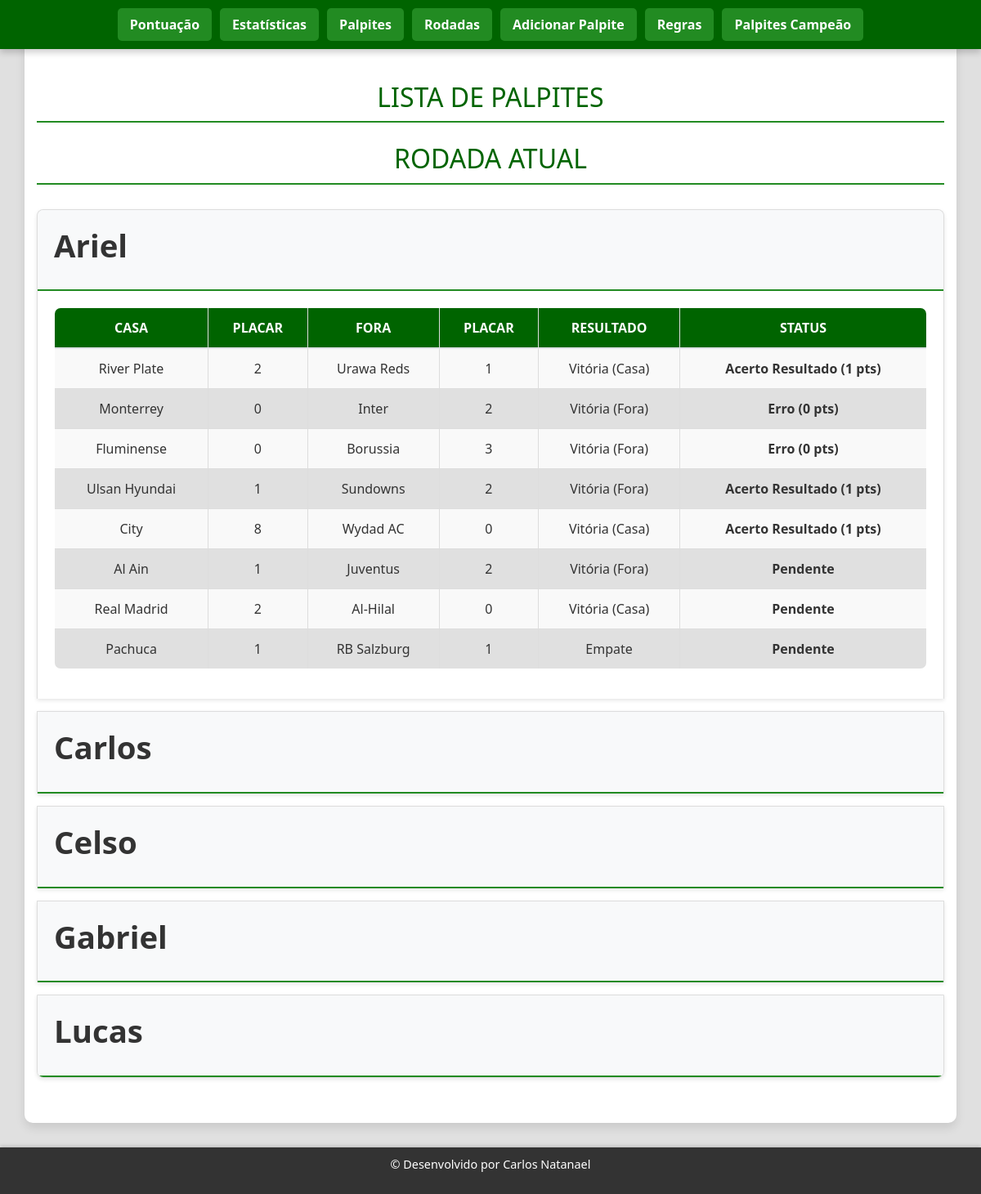
Screenshot of /palpites with the database file from the repository.
### tables this page shows
CREATE TABLE palpites (
        id INTEGER PRIMARY KEY AUTOINCREMENT,
        nome TEXT,
        rodada INTEGER,
        game_id INTEGER,
        time1 TEXT,
        time2 TEXT,
        gol_time1 INTEGER,
        gol_time2 INTEGER,
        resultado TEXT,
        status TEXT
    );

### app.py (the view)
@app.route('/palpites')
def exibir_palpites():
    conn = get_db_connection()
    rodada_param = request.args.get('rodada', type=int)
    rodada_para_exibir = None
    if rodada_param: # Se uma rodada específica for solicitada na URL
        rodada_para_exibir = rodada_param
    else: # Se nenhuma rodada for especificada, determina a rodada ativa
        agora = datetime.now()
        rodadas_no_db = conn.execute("SELECT DISTINCT rodada FROM jogos ORDER BY rodada ASC").fetchall()
        rodada_ativa = None
        for row in rodadas_no_db:
            num_rodada = row['rodada']
            ultimo_jogo_da_rodada = conn.execute(
                "SELECT data_hora FROM jogos WHERE rodada = ? ORDER BY data_hora DESC LIMIT 1", (num_rodada,)
            ).fetchone()
            if ultimo_jogo_da_rodada:
                ultimo_jogo_datetime = datetime.strptime(ultimo_jogo_da_rodada['data_hora'], '%Y-%m-%d %H:%M')
                if agora < ultimo_jogo_datetime:
                    rodada_ativa = num_rodada
                    break
        if rodada_ativa is None:
            if rodadas_no_db:
                rodada_ativa = rodadas_no_db[-1]['rodada']
            else:
                rodada_ativa = 1 # Padrão para Rodada 1 se não houver rodadas no DB
        rodada_para_exibir = rodada_ativa # Define a rodada a ser exibida
    palpites = conn.execute("SELECT * FROM palpites WHERE rodada = ? ORDER BY nome", (rodada_para_exibir,)).fetchall()
    palpites_agrupados = {}
    for palpite in palpites:
        nome = palpite['nome']
        if nome not in palpites_agrupados:
            palpites_agrupados[nome] = []
        palpites_agrupados[nome].append(palpite)
    rodadas_existentes = sorted([r['rodada'] for r in conn.execute("SELECT DISTINCT rodada FROM jogos ORDER BY rodada ASC").fetchall()])
    idx_rodada = rodadas_existentes.index(rodada_para_exibir) if rodada_para_exibir in rodadas_existentes else -1
    tem_proxima = False
    proxima_rodada = None
    if idx_rodada != -1 and idx_rodada < len(rodadas_existentes) - 1:
        tem_proxima = True
        proxima_rodada = rodadas_existentes[idx_rodada + 1]
    tem_anterior = False
    anterior_rodada = None
    if idx_rodada > 0:
        tem_anterior = True
        anterior_rodada = rodadas_existentes[idx_rodada - 1]
    conn.close() # Mover conn.close() para o final da função
    return render_template(
        'palpites.html',
        palpites_agrupados=palpites_agrupados,
        rodada_exibida_num=rodada_para_exibir,
        tem_proxima=tem_proxima,
        proxima_rodada=proxima_rodada,
        tem_anterior=tem_anterior,
        anterior_rodada=anterior_rodada,
        rodadas_disponiveis=rodadas_existentes # Para o Navbar, se necessário
    )

### app.py (called while the page is built)
def get_db_connection():
    conn = sqlite3.connect('palpites.db')
    conn.row_factory = sqlite3.Row
    return conn

### templates/palpites.html (shortened to what this page needs)
<!DOCTYPE html>
<html lang="pt">
<head>
    <link rel="stylesheet" href="https://stackpath.bootstrapcdn.com/bootstrap/4.5.2/css/bootstrap.min.css">
    <link rel="stylesheet" href="{{ url_for('static', filename='palpites.css') }}">
</head>
<body>
    <header>
        <nav class="navbar navbar-expand-lg navbar-dark fixed-top">
            <div class="collapse navbar-collapse justify-content-center" id="navbarNav">
                <ul class="navbar-nav">
                    <li class="nav-item">
                        <a class="nav-link" href="{{ url_for('index') }}">Pontuação</a>
                    </li>
                    <li class="nav-item">
                        <a class="nav-link" href="{{ url_for('estatisticas') }}">Estatísticas</a>
                    </li>
                    <li class="nav-item">
                        <a class="nav-link" href="{{ url_for('exibir_palpites') }}">Palpites</a>
                    </li>
                    <li class="nav-item">
                        <a class="nav-link" href="{{ url_for('exibir_rodadas') }}">Rodadas</a>
                    </li>
                    <li class="nav-item">
                        <a class="nav-link" href="{{ url_for('adicionar_palpites') }}">Adicionar Palpite</a>
                    </li>
                    <li class="nav-item">
                        <a class="nav-link" href="{{ url_for('regra') }}">Regras</a>
                    </li>
                    <li class="nav-item">
                        <a class="nav-link" href="{{ url_for('ver_palpites_campeao') }}">Palpites Campeão</a>
                    </li>
                </ul>
            </div>
        </nav>
    </header>
    <main class="container" style="padding-top: 80px;">
        <h1>LISTA DE PALPITES</h1>
        <h2>Rodada Atual</h2>
        <div class="accordion" id="accordionPalpites">
            {% for nome, palpites_por_nome in palpites_agrupados.items() %}
            <div class="card">
                <div class="card-header" id="heading{{ loop.index }}">
                    <h2 class="mb-0">
                        <button class="btn btn-link" type="button" data-toggle="collapse" data-target="#collapse{{ loop.index }}" aria-expanded="{% if loop.first %}true{% else %}false{% endif %}" aria-controls="collapse{{ loop.index }}">
                            {{ nome }}
                        </button>
                    </h2>
                </div>
                <div id="collapse{{ loop.index }}" class="collapse {% if loop.first %}show{% endif %}" aria-labelledby="heading{{ loop.index }}" data-parent="#accordionPalpites">
                    <div class="card-body">
                        <table class="table">
                            <thead>
                                <tr>
                                    <th>Casa</th>
                                    <th>Placar</th>
                                    <th>Fora</th>
                                    <th>Placar</th>
                                    <th>Resultado</th>
                                    <th>Status</th>
                                </tr>
                            </thead>
                            <tbody>
                                {% for palpite in palpites_por_nome %}
                                <tr>
                                    <td>{{ palpite['time1'] }}</td>
                                    <td>{{ palpite['gol_time1'] }}</td>
                                    <td>{{ palpite['time2'] }}</td>
                                    <td>{{ palpite['gol_time2'] }}</td>
                                    <td>{{ palpite['resultado'] }}</td>
                                    <td>{{ palpite['status'] }}</td>
                                </tr>
                                {% endfor %}
                            </tbody>
                        </table>
                    </div>
                </div>
            </div>
            {% endfor %}
        </div>
    </main>
    <footer>
        <p>© Desenvolvido por Carlos Natanael</p>
    </footer>
</body>
</html>

### static/palpites.css (style rules this page uses)
body { font-family: 'Segoe UI', Tahoma, Geneva, Verdana, sans-serif; margin: 0; padding: 0; background-color: #e0e0e0; color: #333; }
header { padding: 0; box-shadow: none; border-bottom: none; }
header h1, nav { display: none; }
.navbar { background-color: #006400 !important; box-shadow: 0 4px 8px rgba(0, 0, 0, 0.2); border-bottom: none; padding: 10px 20px; z-index: 1030; }
.navbar-nav .nav-item .nav-link { color: #fff !important; font-weight: bold; padding: 8px 15px !important; margin: 0 5px; border-radius: 5px; transition: background-color 0.3s ease, color 0.3s ease; background-color: #228B22; }
main { padding: 40px 20px; text-align: center; max-width: 1000px; margin: 20px auto; background-color: #ffffff; border-radius: 10px; box-shadow: 0 6px 12px rgba(0, 0, 0, 0.1); color: #333; }
h1, h2 { color: #006400; font-size: 2em; margin-bottom: 25px; text-transform: uppercase; text-align: center; border-bottom: 2px solid #228B22; padding-bottom: 10px; letter-spacing: normal; }
.accordion { margin-top: 30px; }
.card { border: 1px solid #ddd; border-radius: 8px; margin-bottom: 15px; box-shadow: 0 2px 5px rgba(0, 0, 0, 0.1); overflow: hidden; background-color: #f9f9f9; }
.card-header { background-color: #f8f9fa; border-bottom: 1px solid #ddd; padding: 0; }
.card-header h2 button { width: 100%; text-align: left; padding: 15px 20px; font-size: 1.2em; color: #333; font-weight: bold; text-decoration: none; background-color: transparent; border: none; transition: background-color 0.3s ease; }
.card-body { padding: 20px; background-color: #ffffff; }
table { width: 100%; border-collapse: collapse; background-color: #ffffff; border-radius: 8px; overflow: hidden; }
table, th, td { border: 1px solid #ddd; }
th, td { padding: 12px 10px; text-align: center; font-size: 1em; color: #333; }
th { background-color: #006400; color: #ffffff; text-transform: uppercase; }
td { background-color: #f9f9f9; }
td:nth-child(6) { color: #333; font-weight: bold; }
tr:nth-child(even) td { background-color: #e0e0e0; }
footer { background-color: #333; color: #fff; padding: 10px 0; text-align: center; width: 100%; font-size: 0.9em; box-shadow: 0 -1px 5px rgba(0, 0, 0, 0.2); margin-top: 30px; }

### rows the page displays
palpites: nome "Ariel", time1 "River Plate", gol_time1 "2", time2 "Urawa Reds", gol_time2 "1", resultado "Vitória (Casa)", status "Acerto Resultado (1 pts)"
palpites: time1 "Monterrey", gol_time1 "0", time2 "Inter", gol_time2 "2", resultado "Vitória (Fora)", status "Erro (0 pts)"
palpites: time1 "Fluminense", gol_time1 "0", time2 "Borussia", gol_time2 "3", resultado "Vitória (Fora)", status "Erro (0 pts)"
palpites: time1 "Ulsan Hyundai", gol_time1 "1", time2 "Sundowns", gol_time2 "2", resultado "Vitória (Fora)", status "Acerto Resultado (1 pts)"
palpites: time1 "City", gol_time1 "8", time2 "Wydad AC", gol_time2 "0", resultado "Vitória (Casa)", status "Acerto Resultado (1 pts)"
palpites: time1 "Al Ain", gol_time1 "1", time2 "Juventus", gol_time2 "2", resultado "Vitória (Fora)", status "Pendente"
palpites: time1 "Real Madrid", gol_time1 "2", time2 "Al-Hilal", gol_time2 "0", resultado "Vitória (Casa)", status "Pendente"
palpites: time1 "Pachuca", gol_time1 "1", time2 "RB Salzburg", gol_time2 "1", resultado "Empate", status "Pendente"
palpites: nome "Carlos"
palpites: nome "Celso"
palpites: nome "Gabriel"
palpites: nome "Lucas"
